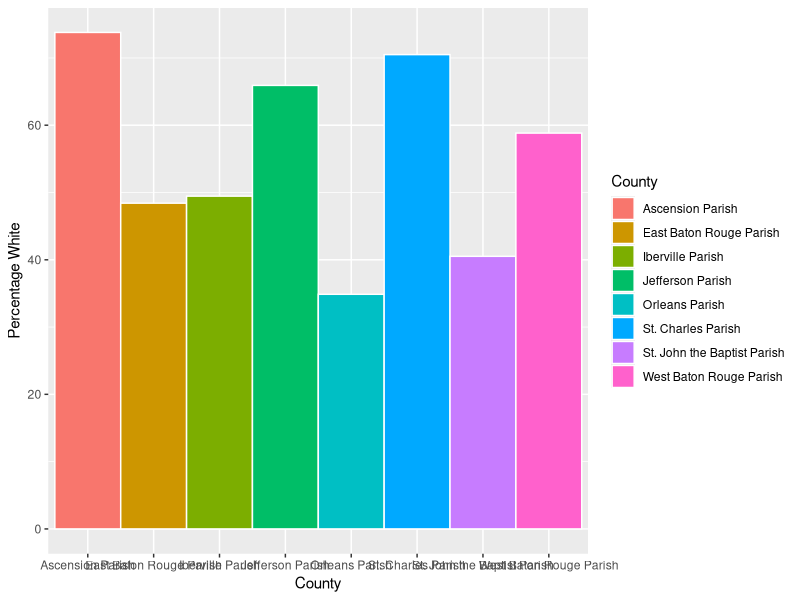
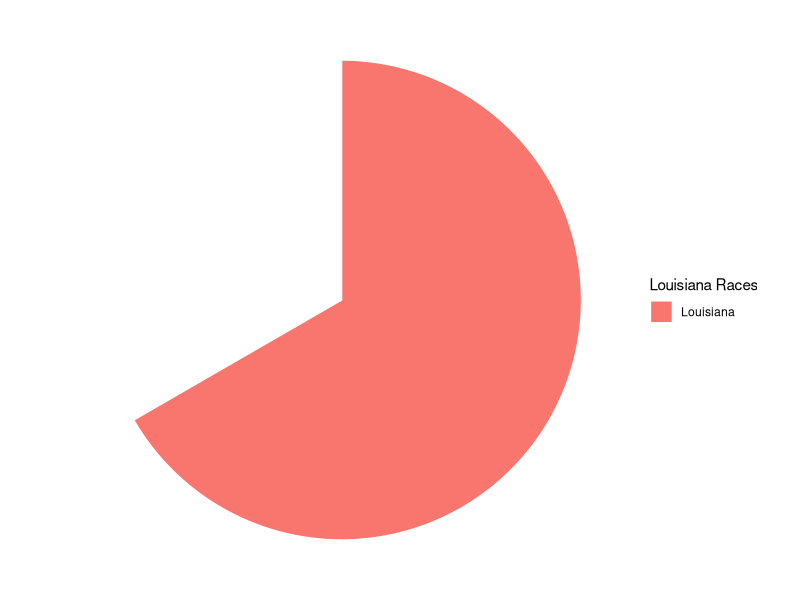

The R source for these figures, in order:
## ---- chunk 1
knitr::opts_chunk$set(echo = TRUE, message = FALSE, warning = FALSE)
## ---- chunk 2
library(dplyr)
library(ggplot2)
library(tidyr)

hdat <- read.csv("R11371317_SL050.csv")
racedat <- read.csv("cc-est2018-alldata-22.csv")

racedat1 <- racedat %>% 
  filter(YEAR == 9,
         AGEGRP == 0) %>% 
  group_by(COUNTY) %>% 
  mutate(White = sum(WA_MALE, WA_FEMALE),
         Minority = TOT_POP - White,
         Perc_White = (White / TOT_POP) * 100,
         Perc_Minority = (Minority / TOT_POP) * 100) %>% 
  ungroup() %>% 
  select(STNAME, CTYNAME, TOT_POP, White, 
         Minority, Perc_White, Perc_Minority) %>% 
  mutate(LA_POP = sum(TOT_POP),
         LA_White_Perc = mean(Perc_White))

racedat2 <- racedat1 %>% 
  select(LA_White_Perc, STNAME) %>%
  pivot_wider(values_from = LA_White_Perc, names_from = STNAME) %>% 
  pivot_longer(values_to = "White", names_to = "Louisiana", cols = 1)

racedat2 <- racedat1 %>% 
  select(LA_White_Perc, STNAME) %>%
  pivot_wider(values_from = LA_White_Perc, names_from = STNAME) %>% 
  pivot_longer(values_to = "Value", names_to = "Louisiana", cols = 1)

CAracedat1 <- racedat1  %>% 
           filter(CTYNAME %in% c("East Baton Rouge Parish", 
                                "West Baton Rouge Parish",
                                "Ascension Parish",
                                "St. John the Baptist Parish",
                                "Iberville Parish",
                                "St. Charles Parish",
                                "Jefferson Parish",
                                "Orleans Parish"))
## ---- chunk 3

ggplot(CAracedat1, aes(x = CTYNAME, y = Perc_White, fill = CTYNAME)) +
   geom_bar(stat="identity", width=1, color="white")  +
   labs(x = "County", y = "Percentage White", fill = "County")+
   geom_line()

ggplot(racedat2, aes(x = "", y = "Value", fill = "Louisiana")) +
  geom_bar(stat="identity", width=1, color="white") +
  coord_polar("y", start=0) +
  theme_void() +
  labs(fill = "Louisiana Races")
